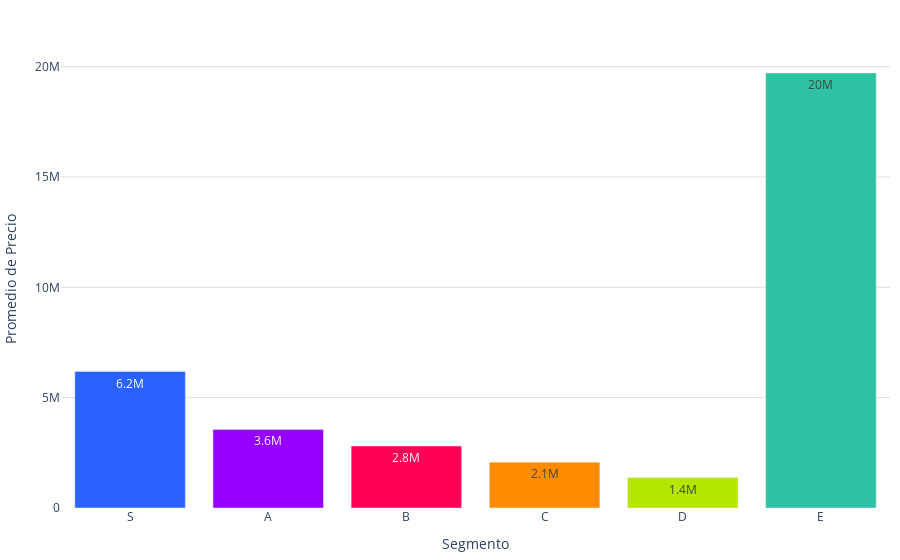

Notebook cell for this chart:
### Code cell
colores = ['#2962ff', '#9500ff', '#ff0059', '#ff8c00', '#b4e600', '#2EC2A2','#E50CB6','#4225CF','#2CBA4D']

fig = go.Figure()
# Agregar las barras al gráfico
fig.add_trace(go.Bar(
    x=promedio_precios_por_segmento_df['segmento'],
    y=promedio_precios_por_segmento_df['promedio_precio'],
    text=promedio_precios_por_segmento_df['promedio_precio'],
    texttemplate='%{text:.2s}',  # Mostrar los valores en las barras
    textposition='inside',
    marker_color=colores,  # Usar la paleta de colores definida
))
# Actualizar el diseño de la gráfica
fig.update_layout(
    #title='Promedio de precios por segmento',
    xaxis_title='Segmento',
    yaxis=dict(
        title='Promedio de Precio',
        gridcolor='#dddcda',  # Color de las líneas que dividen los rangos del eje Y
        gridwidth=1,
    ),
    plot_bgcolor='rgba(0,0,0,0)',  # Color de fondo del gráfico
    legend_title='Segmento',
    legend=dict(
        orientation='h',  # Orientación horizontal de la leyenda
        yanchor='bottom',  # Anclar al borde inferior
        y=1.02,  # Colocar la leyenda justo debajo del gráfico
        xanchor='right',
        x=1
    ),
    margin=dict(l=10, r=10, t=50, b=10)  # Ajusta los márgenes (left, right, top, bottom)
)

# Exportar gráfica como archivo HTML
def guardar_grafico_como_html(fig, nombre_archivo, carpeta='assets/graficas'):
    # Crear la carpeta si no existe
    if not os.path.exists(carpeta):
        os.makedirs(carpeta)
    
    # Guardar la gráfica como archivo HTML en la carpeta especificada
    pio.write_html(fig, os.path.join(carpeta, f'{nombre_archivo}.html'))

# Exportar
guardar_grafico_como_html(fig, 'g_bar_precio_promedio_segmento', carpeta='assets/graficas')
fig.show()

### Figure 1 — Plotly figure (JSON) as saved in the notebook; plotly's stock layout.template omitted (floating-point values rounded to 4 significant figures)
{"data": [{"marker": {"color": ["#2962ff", "#9500ff", "#ff0059", "#ff8c00", "#b4e600", "#2EC2A2", "#E50CB6", "#4225CF", "#2CBA4D"]}, "text": [6186000.0, 3562000.0, 2812000.0, 2078000.0, 1381000.0, 19720000.0, 16400000.0], "textposition": "inside", "texttemplate": "%{text:.2s}", "type": "bar", "x": ["S", "A", "B", "C", "D", "E", null], "y": [6186000.0, 3562000.0, 2812000.0, 2078000.0, 1381000.0, 19720000.0, 16400000.0]}], "layout": {"legend": {"orientation": "h", "title": {"text": "Segmento"}, "x": 1, "xanchor": "right", "y": 1.02, "yanchor": "bottom"}, "margin": {"b": 10, "l": 10, "r": 10, "t": 50}, "plot_bgcolor": "rgba(0,0,0,0)", "xaxis": {"title": {"text": "Segmento"}}, "yaxis": {"gridcolor": "#dddcda", "gridwidth": 1, "title": {"text": "Promedio de Precio"}}}}
